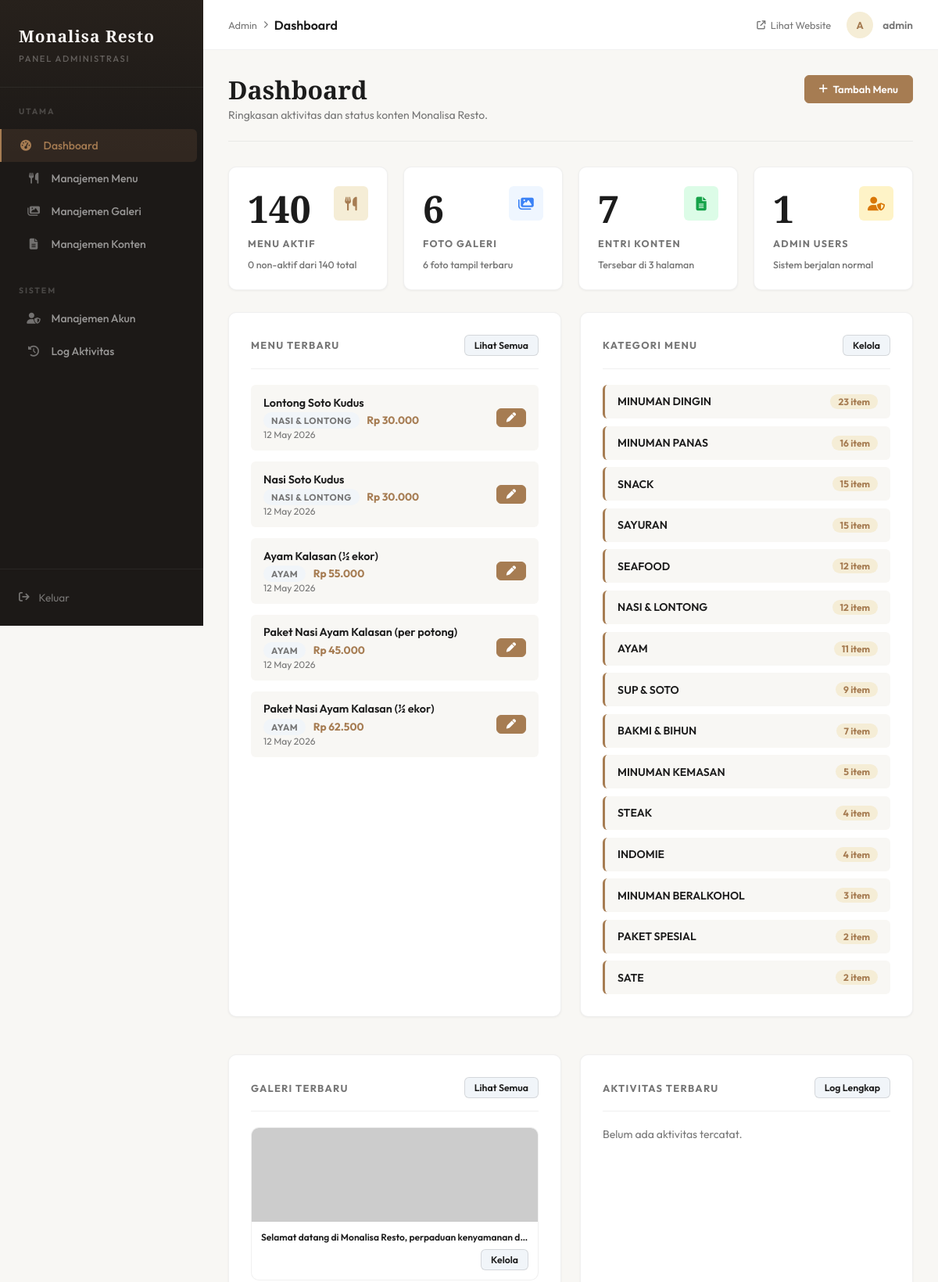
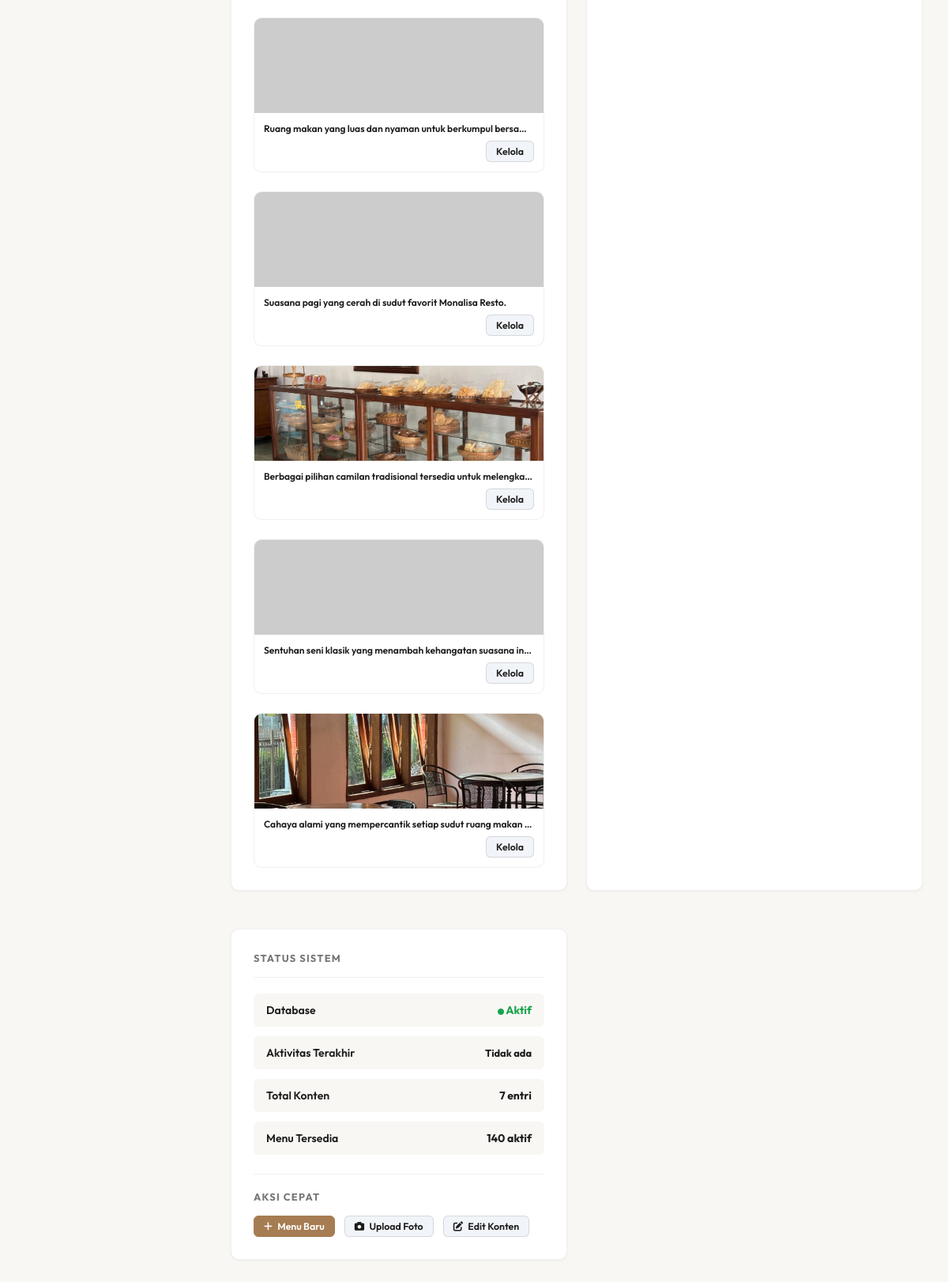
/admin/index.php (signed in), run on the app's committed database (2 pictures, top to bottom).
### tables this page shows
CREATE TABLE `menu` (
  `id` int(11) NOT NULL AUTO_INCREMENT,
  `nama_menu` varchar(100) NOT NULL,
  `asal_daerah` varchar(100) NOT NULL,
  `deskripsi_singkat` text NOT NULL,
  `deskripsi_lengkap` longtext NOT NULL,
  `bahan_utama` text NOT NULL,
  `info_alergen` text DEFAULT NULL,
  `kategori` varchar(50) NOT NULL,
  `harga` decimal(10,2) NOT NULL,
  `foto_url` varchar(255) NOT NULL,
  `status` enum('aktif','nonaktif') DEFAULT 'aktif',
  `created_at` timestamp NOT NULL DEFAULT current_timestamp(),
  `updated_at` timestamp NOT NULL DEFAULT current_timestamp() ON UPDATE current_timestamp(),
  PRIMARY KEY (`id`)
);

CREATE TABLE `galeri` (
  `id` int(11) NOT NULL AUTO_INCREMENT,
  `judul` varchar(100) NOT NULL,
  `foto_url` varchar(255) NOT NULL,
  `urutan` int(11) DEFAULT 0,
  `created_at` timestamp NOT NULL DEFAULT current_timestamp(),
  PRIMARY KEY (`id`)
);

### includes/functions.php (called while the page is built, shortened)
<?php
function h($string) {
    return htmlspecialchars($string ?? '', ENT_QUOTES, 'UTF-8');
}
function format_rupiah($angka) {
    return "Rp " . number_format($angka, 0, ',', '.');
}
function get_image_url($path, $is_admin = false) {
    return ($is_admin ? '../' : '') . $path;
}
?>

### admin/index.php (the view, shortened to what this page needs)
<?php
require_once '../includes/admin_header.php';
$jml_menu   = $pdo->query("SELECT COUNT(*) FROM menu WHERE status = 'aktif'")->fetchColumn();
$jml_galeri = $pdo->query("SELECT COUNT(*) FROM galeri")->fetchColumn();
$jml_konten = $pdo->query("SELECT COUNT(*) FROM konten_halaman")->fetchColumn();
$jml_users  = $pdo->query("SELECT COUNT(*) FROM users")->fetchColumn();
$menu_total = $pdo->query("SELECT COUNT(*) FROM menu")->fetchColumn();
$menu_kategori = $pdo->query(
    "SELECT kategori, COUNT(*) as jumlah FROM menu WHERE status = 'aktif' GROUP BY kategori ORDER BY jumlah DESC"
)->fetchAll();
$menu_terbaru = $pdo->query(
    "SELECT id, nama_menu, kategori, harga, foto_url, updated_at FROM menu WHERE status = 'aktif' ORDER BY updated_at DESC LIMIT 5"
)->fetchAll();
$galeri_terbaru = $pdo->query(
    "SELECT id, judul, foto_url, urutan, created_at FROM galeri ORDER BY urutan ASC, created_at DESC LIMIT 6"
)->fetchAll();
$konten_halaman = $pdo->query(
    "SELECT halaman, bagian, isi, updated_at FROM konten_halaman ORDER BY updated_at DESC LIMIT 8"
)->fetchAll();
$log_terbaru = $pdo->query(
    "SELECT l.aksi, l.waktu, u.username FROM log_aktivitas l LEFT JOIN users u ON l.user_id = u.id ORDER BY l.waktu DESC LIMIT 10"
)->fetchAll();
$last_activity = $pdo->query("SELECT waktu FROM log_aktivitas ORDER BY waktu DESC LIMIT 1")->fetchColumn();
?>
<div class="page-header">
    <div>
        <h1>Dashboard</h1>
        <p>Ringkasan aktivitas dan status konten Monalisa Resto.</p>
    </div>
    <a href="menu.php?aksi=tambah" class="btn btn-primary">
        <i class="fas fa-plus"></i> Tambah Menu
    </a>
</div>
<div class="stats-grid">
    <div class="stat-card">
        <div class="stat-header">
            <div>
                <div class="value"><?= $jml_menu ?></div>
                <div class="label">Menu Aktif</div>
            </div>
            <div class="stat-icon-wrap" style="background: var(--primary-pale); color: var(--primary);">
                <i class="fas fa-utensils"></i>
            </div>
        </div>
        <div class="stat-trend">
            <span class="trend-text"><?= $menu_total - $jml_menu ?> non-aktif dari <?= $menu_total ?> total</span>
        </div>
    </div>
    <div class="stat-card">
        <div class="stat-header">
            <div>
                <div class="value"><?= $jml_galeri ?></div>
                <div class="label">Foto Galeri</div>
            </div>
            <div class="stat-icon-wrap" style="background: #EFF6FF; color: #3B82F6;">
                <i class="fas fa-images"></i>
            </div>
        </div>
        <div class="stat-trend">
            <span class="trend-text"><?= count($galeri_terbaru) ?> foto tampil terbaru</span>
        </div>
    </div>
    <div class="stat-card">
        <div class="stat-header">
            <div>
                <div class="value"><?= $jml_konten ?></div>
                <div class="label">Entri Konten</div>
            </div>
            <div class="stat-icon-wrap" style="background: var(--success-pale); color: var(--success);">
                <i class="fas fa-file-alt"></i>
            </div>
        </div>
        <div class="stat-trend">
            <span class="trend-text">Tersebar di <?= count(array_unique(array_column($konten_halaman, 'halaman'))) ?> halaman</span>
        </div>
    </div>
    <div class="stat-card">
        <div class="stat-header">
            <div>
                <div class="value"><?= $jml_users ?></div>
                <div class="label">Admin Users</div>
            </div>
            <div class="stat-icon-wrap" style="background: #FEF3C7; color: var(--warning);">
                <i class="fas fa-user-shield"></i>
            </div>
        </div>
        <div class="stat-trend">
            <span class="trend-text">Sistem berjalan normal</span>
        </div>
    </div>
</div>
<div class="dashboard-grid">
    <div class="card">
        <div class="card-header">
            <span class="card-title">Menu Terbaru</span>
            <a href="menu.php" class="btn btn-sm btn-secondary">Lihat Semua</a>
        </div>
        <?php if (empty($menu_terbaru)): ?>
            <p style="color: var(--text-muted); font-size: 0.875rem;">Belum ada menu.</p>
        <?php else: ?>
        <div class="menu-preview">
            <?php foreach ($menu_terbaru as $menu): ?>
            <div class="menu-item">
                <div class="menu-info">
                    <h3><?= h($menu['nama_menu']) ?></h3>
                    <div class="menu-meta">
                        <span class="badge badge-secondary"><?= h($menu['kategori']) ?></span>
                        <span class="price"><?= format_rupiah($menu['harga']) ?></span>
                    </div>
                    <div class="menu-date"><?= date('d M Y', strtotime($menu['updated_at'])) ?></div>
                </div>
                <div class="menu-actions">
                    <a href="menu.php?id=<?= $menu['id'] ?>&aksi=edit" class="btn btn-sm btn-primary">
                        <i class="fas fa-pen"></i>
                    </a>
                </div>
            </div>
            <?php endforeach; ?>
        </div>
        <?php endif; ?>
    </div>
    <div class="card">
        <div class="card-header">
            <span class="card-title">Kategori Menu</span>
            <a href="menu.php" class="btn btn-sm btn-secondary">Kelola</a>
        </div>
        <?php if (empty($menu_kategori)): ?>
            <p style="color: var(--text-muted); font-size: 0.875rem;">Belum ada data kategori.</p>
        <?php else: ?>
        <div class="category-list">
            <?php foreach ($menu_kategori as $kategori): ?>
            <div class="category-item">
                <div class="category-name"><?= h($kategori['kategori']) ?></div>
                <div class="category-count"><?= $kategori['jumlah'] ?> item</div>
            </div>
            <?php endforeach; ?>
        </div>
        <?php endif; ?>
    </div>
    <div class="card">
        <div class="card-header">
            <span class="card-title">Galeri Terbaru</span>
            <a href="galeri.php" class="btn btn-sm btn-secondary">Lihat Semua</a>
        </div>
        <?php if (empty($galeri_terbaru)): ?>
            <p style="color: var(--text-muted); font-size: 0.875rem;">Belum ada foto galeri.</p>
        <?php else: ?>
        <div class="gallery-grid" style="grid-template-columns: repeat(auto-fill, minmax(180px, 1fr)); gap: 1.5rem;">
            <?php foreach ($galeri_terbaru as $foto): ?>
            <div class="gallery-item" style="border: 1px solid var(--border); border-radius: var(--radius); overflow: hidden; background: var(--surface);">
                <div style="height: 120px; overflow: hidden;">
                    <img src="<?= get_image_url($foto['foto_url'], true) ?>" alt="<?= h($foto['judul']) ?>"
                         style="width: 100%; height: 100%; object-fit: cover;"
                         onerror="this.src='https://via.placeholder.com/200x150?text=No+Image'">
                </div>
                <div style="padding: 0.75rem;">
                    <div style="font-size: 0.75rem; font-weight: 600; margin-bottom: 0.5rem; white-space: nowrap; overflow: hidden; text-overflow: ellipsis; color: var(--text);">
                        <?= h($foto['judul']) ?>
                    </div>
                    <div style="display: flex; justify-content: flex-end;">
                        <a href="galeri.php" class="btn btn-sm btn-secondary">Kelola</a>
                    </div>
                </div>
            </div>
            <?php endforeach; ?>
        </div>
        <?php endif; ?>
    </div>
    <div class="card">
        <div class="card-header">
            <span class="card-title">Aktivitas Terbaru</span>
            <a href="log.php" class="btn btn-sm btn-secondary">Log Lengkap</a>
        </div>
        <?php if (empty($log_terbaru)): ?>
            <p style="color: var(--text-muted); font-size: 0.875rem;">Belum ada aktivitas tercatat.</p>
        <?php endif; ?>
    </div>
    <div class="card">
        <div class="card-header">
            <span class="card-title">Status Sistem</span>
        </div>
        <div class="system-status">
            <div class="status-item">
                <div class="status-label">Database</div>
                <div class="status-value status-success"><i class="fas fa-circle" style="font-size:0.5rem;"></i> Aktif</div>
            </div>
            <div class="status-item">
                <div class="status-label">Aktivitas Terakhir</div>
                <div class="status-value" style="font-size:0.8rem;"><?= $last_activity ? date('d M Y, H:i', strtotime($last_activity)) : 'Tidak ada' ?></div>
            </div>
            <div class="status-item">
                <div class="status-label">Total Konten</div>
                <div class="status-value"><?= $jml_konten ?> entri</div>
            </div>
            <div class="status-item">
                <div class="status-label">Menu Tersedia</div>
                <div class="status-value"><?= $jml_menu ?> aktif</div>
            </div>
        </div>
        <div style="margin-top: 1.5rem; padding-top: 1.25rem; border-top: 1px solid var(--border);">
            <p class="card-title" style="margin-bottom: 1rem;">Aksi Cepat</p>
            <div class="quick-actions">
                <a href="menu.php?aksi=tambah" class="btn btn-primary btn-sm"><i class="fas fa-plus"></i> Menu Baru</a>
                <a href="galeri.php" class="btn btn-secondary btn-sm"><i class="fas fa-camera"></i> Upload Foto</a>
                <a href="konten.php" class="btn btn-secondary btn-sm"><i class="fas fa-edit"></i> Edit Konten</a>
            </div>
        </div>
    </div>
</div>
<?php require_once '../includes/admin_footer.php'; ?>

### data on the page
menu: nama_menu "Lontong Soto Kudus", kategori "NASI & LONTONG", harga "Rp 30.000", updated_at "12 May 2026"
menu: nama_menu "Nasi Soto Kudus", kategori "NASI & LONTONG", harga "Rp 30.000", updated_at "12 May 2026"
menu: nama_menu "Ayam Kalasan (½ ekor)", kategori "AYAM", harga "Rp 55.000", updated_at "12 May 2026"
menu: nama_menu "Paket Nasi Ayam Kalasan (per potong)", kategori "AYAM", harga "Rp 45.000", updated_at "12 May 2026"
menu: nama_menu "Paket Nasi Ayam Kalasan (½ ekor)", kategori "AYAM", harga "Rp 62.500", updated_at "12 May 2026"
galeri: judul "Selamat datang di Monalisa Resto, perpaduan kenyamanan d…"
galeri: judul "Ruang makan yang luas dan nyaman untuk berkumpul bersa…"
galeri: judul "Suasana pagi yang cerah di sudut favorit Monalisa Resto."
galeri: foto_url (picture), judul "Berbagai pilihan camilan tradisional tersedia untuk melengka…"
galeri: judul "Sentuhan seni klasik yang menambah kehangatan suasana in…"
galeri: foto_url (picture), judul "Cahaya alami yang mempercantik setiap sudut ruang makan…"

### other printed values
$page_title "Dashboard"
substr($_SESSION['admin_user'] ?? 'A', 0, 1) "A"
$_SESSION['admin_user'] "admin"
$jml_menu "140"
$menu_total - $jml_menu "0"
$menu_total "140"
$jml_galeri "6"
count($galeri_terbaru) "6"
$jml_konten "7"
count(array_unique(array_column($konten_halaman, 'halaman'))) "3"
$jml_users "1"
$kategori['kategori'] "MINUMAN DINGIN"
$kategori['jumlah'] "23"
$kategori['kategori'] "MINUMAN PANAS"
$kategori['jumlah'] "16"
